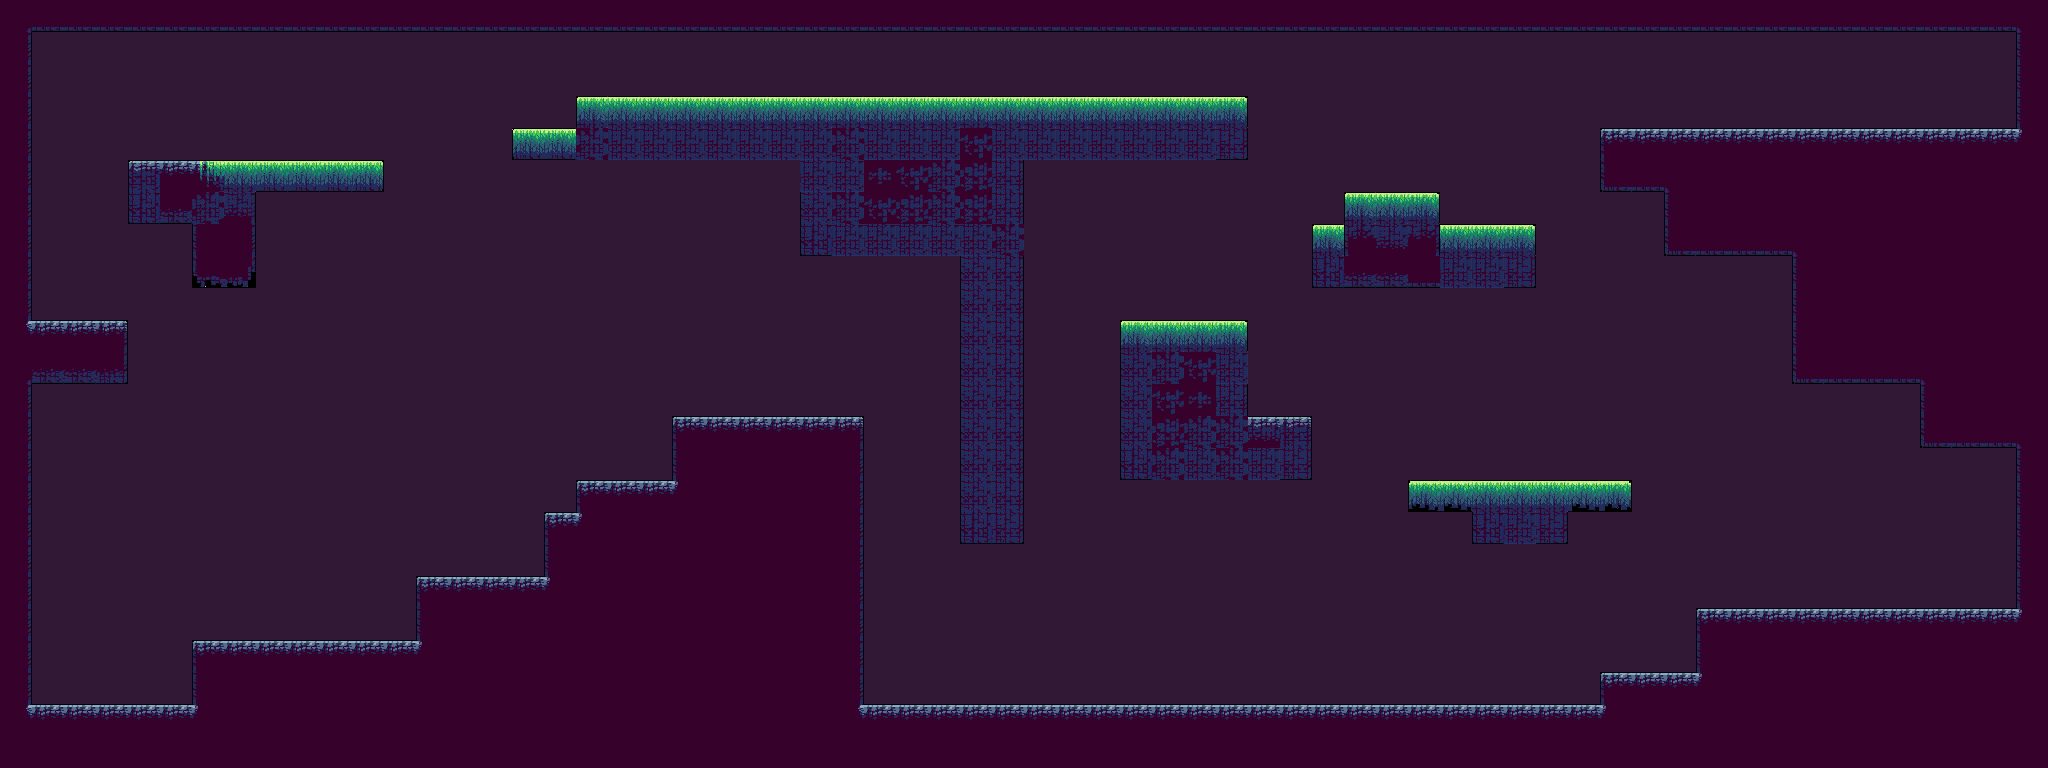

Tiled map render using the project's own tile images. Description and the map definition, with tile-layer contents summarised, below:
An orthogonal 64x24 tile map with 32x32 px tiles, 1 tile layer (Map), 2 tilesets and 29 objects.

<map version="1.10" tiledversion="1.11.2" orientation="orthogonal" renderorder="right-down" width="64" height="24" tilewidth="32" tileheight="32" infinite="0" nextlayerid="7" nextobjectid="53">
 <tileset firstgid="1" name="MapMetadata" tilewidth="32" tileheight="32" spacing="1" margin="1" tilecount="2" columns="2">
  <image source="MapMetadata.png" width="67" height="34" />
 </tileset>
 <tileset firstgid="3" name="tileset-green-forest" tilewidth="32" tileheight="32" tilecount="96" columns="12">
  <image source="tileset-green-forest.png" width="384" height="256" />
 </tileset>
 <layer id="1" name="Map" width="64" height="24">
  <properties>
   <property name="Draw" type="bool" value="true" />
  </properties>
  <data>[1536 cells, 1536 non-empty, 43 distinct tile ids]</data>
 </layer>
 <objectgroup id="6" name="Obj" visible="0">
  <properties>
   <property name="draw" type="bool" value="false" />
  </properties>
  <object id="16" x="0" y="0" width="32" height="768" />
  <object id="17" x="0" y="704" width="2048" height="64" />
  <object id="18" x="2016" y="0" width="32" height="768" />
  <object id="19" x="0" y="0" width="2048" height="32" />
  <object id="20" x="0" y="320" width="128" height="64" />
  <object id="21" x="192" y="640" width="672" height="128" />
  <object id="22" x="416" y="576" width="448" height="192" />
  <object id="23" x="544" y="512" width="320" height="256" />
  <object id="24" x="576" y="480" width="288" height="288" />
  <object id="25" x="672" y="416" width="192" height="352" />
  <object id="30" x="128" y="192" width="128" height="32" />
  <object id="31" x="192" y="224" width="64" height="64" />
  <object id="32" x="576" y="96" width="672" height="64" />
  <object id="33" x="512" y="128" width="736" height="32" />
  <object id="34" x="800" y="160" width="224" height="96" />
  <object id="35" x="960" y="160" width="64" height="384" />
  <object id="36" x="1120" y="320" width="128" height="160" />
  <object id="37" x="1120" y="416" width="192" height="64" />
  <object id="38" x="1408" y="480" width="224" height="32" />
  <object id="39" x="1472" y="512" width="96" height="32" />
  <object id="40" x="1312" y="224" width="224" height="64" />
  <object id="41" x="1344" y="192" width="96" height="96" />
  <object id="42" x="1600" y="672" width="448" height="96" />
  <object id="43" x="1696" y="608" width="352" height="160" />
  <object id="45" x="1600" y="128" width="448" height="64" />
  <object id="46" x="1664" y="192" width="384" height="64" />
  <object id="47" x="1792" y="256" width="256" height="128" />
  <object id="48" x="1920" y="384" width="128" height="64" />
  <object id="52" x="128" y="160" width="256" height="32" />
 </objectgroup>
</map>
